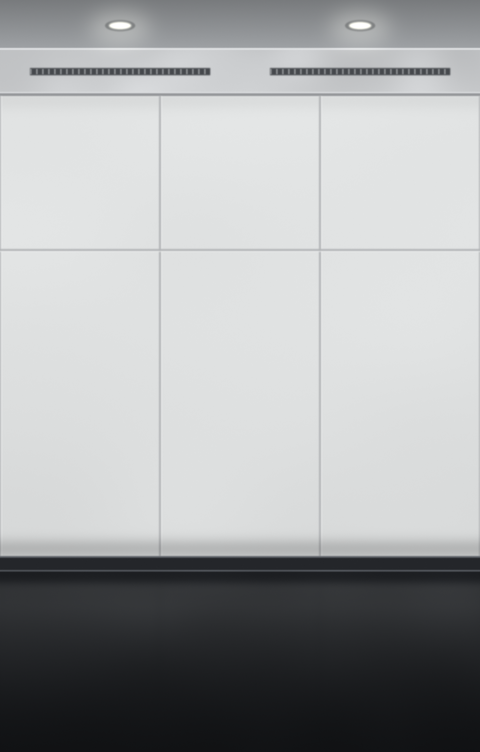
#> input picture assets/background/wall/wall-concrete.png, 480 x 752 px
$ python build.py
#> lines starting #> are read from the running program, lines starting #| are printed output that depends on the picture
"""Finish 16F while preserving the amenity artwork and its lit/unlit variants.

Run from the repository root: python -B assets/background/floor16/build.py
"""
import json
import sys
from copy import deepcopy
from pathlib import Path

import numpy as np
from PIL import Image, ImageDraw, ImageEnhance

sys.path.insert(0, 'assets/background')
from wall.compose_floor import main as compose_walls, tile

HERE = Path(__file__).parent
with Image.open(HERE.parent / 'wall/wall-concrete.png') as module:
#> module is the input picture: PIL image 480x752 RGBA; mean R, G, B, A 164.7, 166.7, 167.6, 255
    module = module.convert('RGBA')
    ceiling = Image.blend(module.crop((0, 0, 480, 100)), Image.new('RGBA', (480, 100), (70, 65, 55, 255)), .7)
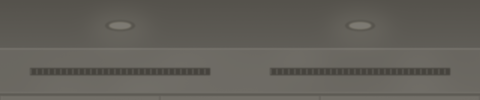
#> ceiling: PIL image 480x100 RGBA; mean R, G, B, A 98.7, 95.9, 89.5, 255
    floor = module.crop((0, 570, 480, 752)).resize((480, 190), Image.Resampling.LANCZOS)
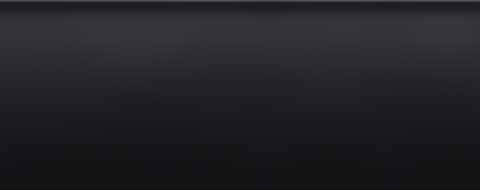
#> floor: PIL image 480x190 RGBA; mean R, G, B, A 32.8, 34.5, 36.8, 255


def aligned(name, width, floor_y, suffix):
    with Image.open(HERE / f'amenity-{name}{suffix}.png') as source:
        return source.convert('RGBA').resize((width, round(source.height * 570 / floor_y)), Image.Resampling.LANCZOS)


#> (the run stopped early here; a loop or call above may not have finished)

$ run again, with assets/background/wall/pilaster.png copied over assets/background/wall/wall-concrete.png
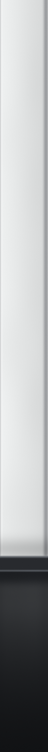
#> input picture assets/background/wall/pilaster.png, 48 x 752 px
#> module is the input picture: PIL image 48x752 RGBA; mean R, G, B, A 170.8, 172.7, 173.5, 255
#> `ceiling = Image.blend(module.crop((0, 0, 480, 100)), Image.new('RGBA',..`:
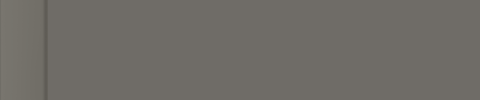
#> ceiling: PIL image 480x100 RGBA; mean R, G, B, A 55.6, 51.7, 44.7, 185.7; transparent parts drawn white
#> `floor = module.crop((0, 570, 480, 752)).resize((480, 190), Image.Resam..`:
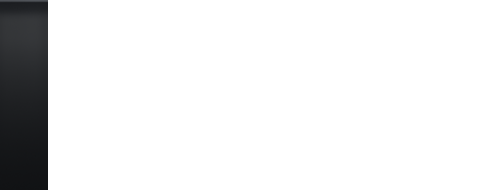
#> floor: PIL image 480x190 RGBA; mean R, G, B, A 3.3, 3.5, 3.7, 25.5; transparent parts drawn white
